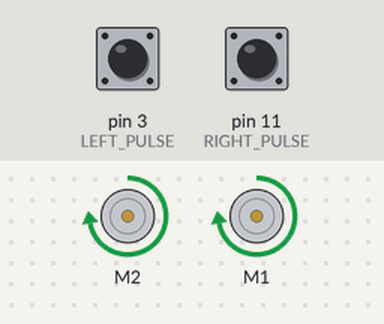
Simulated run of this sketch. Board: Arduino Uno, built with avr-gcc and run on an emulated ATmega328P. Shown: 2 × DC motor (green arrow = forward, orange = backward, longer = faster). Inputs (shaded band) come from the test bench; at power-on: pin 11 (RIGHT_PULSE) LOW, pin 3 (LEFT_PULSE) LOW. What the sketch prints to the serial monitor is not drawn.

Above: at 5.0 s.
5.1 s: pin 11 (RIGHT_PULSE) pulsed HIGH 5 times (0.12 s each, 0.3 s apart)
Timing chart, 0 to 8.1 s (numbered marks = the images above; inputs shaded):
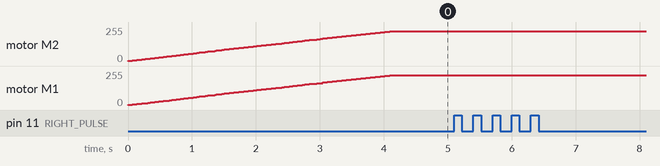

The sketch:

motorLib.ino
```cpp
#include <PID_AutoTune_v0.h>
#include <PID_v1.h>
#include <EnableInterrupt.h>
#include <DualVNH5019MotorShield.h>

const int LEFT_PULSE = 3; // LEFT M1 Pulse A
const int RIGHT_PULSE = 11; // RIGHT M2 Pulse A
const double MAX_SPEED = 100;

unsigned long previousTime_R = 0;
unsigned long previousTime_L = 0;

unsigned long cycleTime_R = 0;
unsigned long cycleTime_L = 0;

double currentRPM_R = 0.0;
double currentRPM_L = 0.0;
double currentDifference = 0.0;

double tick_R = 0;
double tick_L = 0;
double tick_LRDifference = 0;
double tick_LRDifference_Target = 0;

double targetRPM = 0.0;

double speed_R = 0.0;
double speed_L = 0.0;

DualVNH5019MotorShield md;
PID myPID_T(&currentRPM_R, &speed_R, &targetRPM, 2, 5, 0, P_ON_M, DIRECT);
PID myPID_S(&currentRPM_L, &speed_L, &targetRPM, 2, 5, 0, P_ON_M, DIRECT);


void setup() {
  md.init();
  Serial.begin(9600);
  setupMotorEncoder();
  myPID_T.SetMode(AUTOMATIC);
  myPID_T.SetOutputLimits(0, 350);
  myPID_T.SetSampleTime(20);
  myPID_S.SetMode(AUTOMATIC);
  myPID_S.SetOutputLimits(0, 350);
  myPID_S.SetSampleTime(20);
  moveForward(10000);
}


void loop() {
  //  Serial.print("R: ");
  //  Serial.println(currentRPM_R);
  //  Serial.print("L: ");
  //  Serial.println(currentRPM_L);

}

void setupMotorEncoder() {
  pinMode(LEFT_PULSE, INPUT);
  pinMode(RIGHT_PULSE, INPUT);
  enableInterrupt(LEFT_PULSE, leftMotorTime, CHANGE);
  enableInterrupt(RIGHT_PULSE, rightMotorTime, CHANGE);
}

void leftMotorTime() {
  unsigned long t = micros();
  cycleTime_L = t - previousTime_L;
  previousTime_L = t;
  currentRPM_L = (1 / ((cycleTime_L * 2.0 * 562.25) / 1000000)) * 60;
  tick_L++;
  tick_LRDifference = tick_L - tick_R;
}

void rightMotorTime() {
  unsigned long t = micros();
  cycleTime_R = t - previousTime_R;
  previousTime_R = t;
  currentRPM_R = (1 / ((cycleTime_R * 2.0 * 562.25) / 1000000)) * 60;
  tick_R++;
  tick_LRDifference = tick_L - tick_R;
}

void moveForward(double distance) {
  initializeTime();
  initializeTick();
  initializeSpeed();
  double lastTick_R = 0;
  targetRPM = 30;
  while (tick_R < distance || tick_L < distance) {
    if (tick_R - lastTick_R > 10) {
      targetRPM = targetRPM + 10;
      lastTick_R = tick_R;
    }
    if (myPID_T.Compute() == true) {
      md.setM2Speed((int)speed_R);
    }
    if (myPID_S.Compute() == true) {
      md.setM1Speed((int)speed_L);
    }
    Serial.print("R: ");
    Serial.println(tick_R);
    Serial.print("L: ");
    Serial.println(tick_L);
  }
  md.setBrakes(400, 400);

}

void initializeTime() {
  unsigned long t = micros();
  previousTime_R = t;
  previousTime_L = t;
}

void initializeTick() {
  tick_R = 0;
  tick_L = 0;
  tick_LRDifference = 0;
}

void initializeSpeed() {
  speed_R = 0;
  speed_L = 0;
  targetRPM = 0;
}
```

Measured:
- after the input at 5.1 s, every drawn part: stays the same
